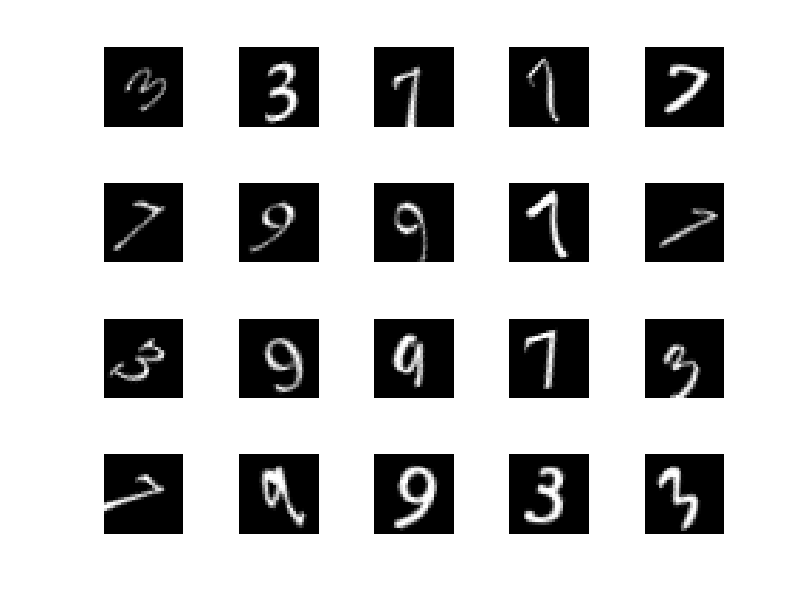

Write the MATLAB code that produced this figure. (Note: this script raises an error after producing the figure.)
% AutoEncoder for Image Classifcation
% requires the nueral net Toolbox in matlab

%loading the dataset
load('data.mat');

%{displaying images
for i =1:20
	subplot(4,5,i);
	imshow(xTrainImages{i});
end
%}

%setting the weights of a nueral net to default instead of random
rng('default')

%training in the first layer
hiddenSize1 = 100;
autoenc1 = trainAutoencoder(xTrainImages,hiddenSize1,'MaxEpochs',400,'L2WeightRegularization',0.004,'SparsityRegularization',4,'SparsityProportion',0.15,'ScaleData',false);

%viewing the autoenc1
view(autoenc1)

%{plotting the weights 
figure()
plotWeights(autoenc1);
%}

%getting the features from the first encoder
feat1 = encode(autoenc1,xTrainImages);


% training the 2nd autoencoder
hiddenSize2 = 50;
autoenc2 = trainAutoencoder(feat1,hiddenSize2,'MaxEpochs',100,'L2WeightRegularization',0.002,'SparsityRegularization',4,'SparsityProportion',0.1,'ScaleData',false);

%viewing the autoenc2
view(autoenc2)

%getting the features of the second layer 
feat2 = encode(autoenc2,feat1);

%training the final softmax layer
softnet = trainSoftmaxLayer(feat2,tTrain,'MaxEpochs',400);

%viewing the softmax layer
view(softnet)
